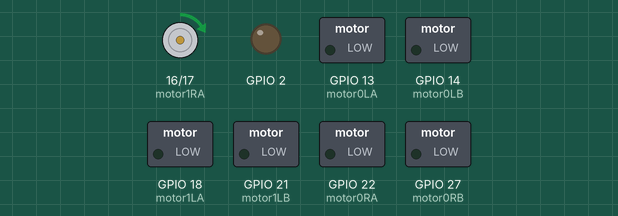
Recording of a program running on a simulated ESP32. On the bench: motor-driver pin pairs drawn as motors (green arrow = first pin HIGH = forward, orange = second pin HIGH = backward, longer = more drive), switched loads named in the program (green lamp = pin HIGH), output pins drawn as LEDs (lit = HIGH). What the program prints to the serial monitor is not drawn.

Above: at 0.16 s.
At 2.09 s:
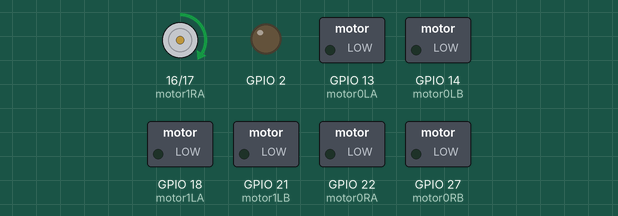
At 11.1 s:
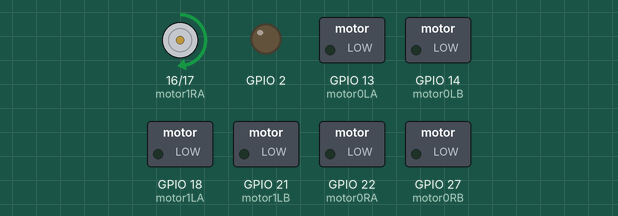
Timing chart, 0 to 12.6 s (numbered marks = the images above):
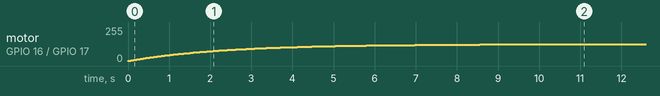

The program:

main.cpp
```cpp
#include <Arduino.h>
#include "../lib/Motor/LowPassFilter.hpp"

int motor0LA = 13;
int motor0LB = 14;

int motor0RA = 22;
int motor0RB = 27;

int motor1LA = 18;
int motor1LB = 21;

int motor1RA = 16;
int motor1RB = 17;

void setup() {
    pinMode(motor0LA, OUTPUT);
    pinMode(motor0LB, OUTPUT);
    pinMode(motor0RA, OUTPUT);
    pinMode(motor0RB, OUTPUT);

    pinMode(motor1LA, OUTPUT);
    pinMode(motor1LB, OUTPUT);

    pinMode(motor1RA, OUTPUT);
    pinMode(motor1RB, OUTPUT);

    pinMode(2, OUTPUT);

    analogWrite(13, 0);
    analogWrite(14, 0);
    analogWrite(22, 0);
    analogWrite(27, 0);

    analogWrite(18, 0);
    analogWrite(21, 0);

    analogWrite(16, 0);
    analogWrite(17, 0);

    Serial.begin(9600);
    Serial.println("Hello World!");
}

LowPassFilter lpf;
LowPassFilter lpf1;

void setMotor(float voltage)
{
    // clamp
    if (voltage < -255) { voltage = -255; }
    else if (voltage > 255) { voltage = 255; }

    // hvis problem med float target, gjør om voltage til int her

    if (voltage > 0)
    {
        analogWrite(16, voltage);
        analogWrite(17, 0);
    }
    else
    {
        analogWrite(16, 0);
        analogWrite(17, abs(voltage));
    }
}

void loop() {

    float target = 127.0;
    float currValue = lpf.update(target);
    while (target != currValue)
    {
        setMotor(currValue);
        currValue = lpf.update(target);
        delay(23);
    }


    target = -127.0;
    currValue = lpf.update(target);
    while (target != currValue)
    {
        setMotor(currValue);
        currValue = lpf.update(target);
        delay(23);
    }

}
```

Measured:
- by itself, motor on GPIO 16 (motor1RA) / GPIO 17 (motor1RB): moves from stopped to forward 126/255 over 11.1 s
